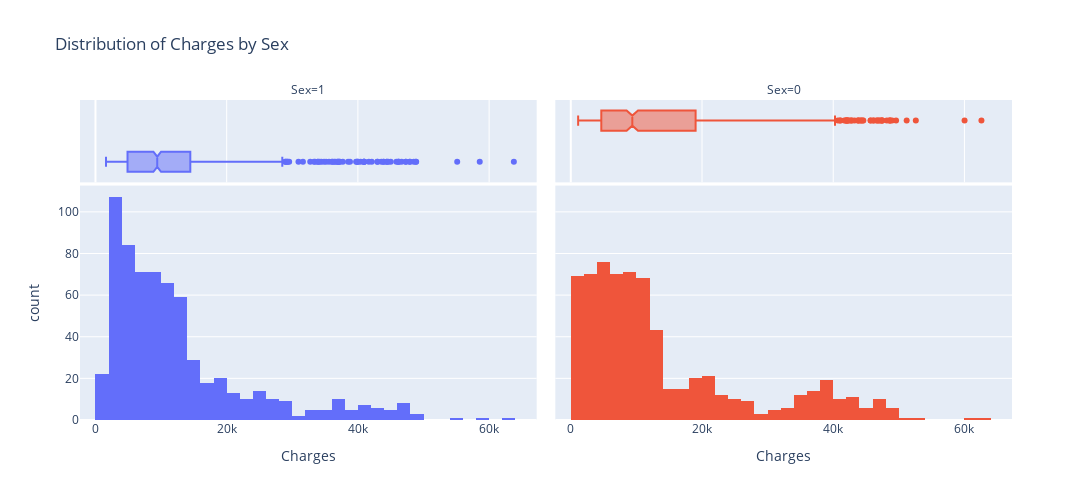

Notebook code for this chart:
### Markdown cell above
#### Sex x Charges

### Code cell
# Create a histogram with separate facets for each category
fig = px.histogram(df, x='charges', color='sex', marginal='box', facet_col='sex',
                   labels={'charges': 'Charges', 'sex': 'Sex'},
                   title='Distribution of Charges by Sex',
                   width=1200, height=500)

# Update the layout
fig.update_layout(showlegend=False)
fig.show()

### Figure 1 — Plotly figure (JSON) as saved in the notebook; plotly's stock layout.template omitted (floating-point values rounded to 4 significant figures; data arrays with more than 128 entries replaced by an {"elided": "..."} marker saying what was removed)
{"data": [{"alignmentgroup": "True", "bingroup": "x", "hovertemplate": "Sex=1<br>Charges=%{x}<br>count=%{y}<extra></extra>", "legendgroup": "1", "marker": {"color": "#636efa", "pattern": {"shape": ""}}, "name": "1", "offsetgroup": "1", "orientation": "v", "showlegend": true, "type": "histogram", "x": {"elided": "662 float values"}, "xaxis": "x", "yaxis": "y"}, {"alignmentgroup": "True", "hovertemplate": "Sex=1<br>Charges=%{x}<extra></extra>", "legendgroup": "1", "marker": {"color": "#636efa"}, "name": "1", "notched": true, "offsetgroup": "1", "showlegend": false, "type": "box", "x": {"elided": "662 float values"}, "xaxis": "x3", "yaxis": "y3"}, {"alignmentgroup": "True", "bingroup": "x", "hovertemplate": "Sex=0<br>Charges=%{x}<br>count=%{y}<extra></extra>", "legendgroup": "0", "marker": {"color": "#EF553B", "pattern": {"shape": ""}}, "name": "0", "offsetgroup": "0", "orientation": "v", "showlegend": true, "type": "histogram", "x": {"elided": "675 float values"}, "xaxis": "x2", "yaxis": "y2"}, {"alignmentgroup": "True", "hovertemplate": "Sex=0<br>Charges=%{x}<extra></extra>", "legendgroup": "0", "marker": {"color": "#EF553B"}, "name": "0", "notched": true, "offsetgroup": "0", "showlegend": false, "type": "box", "x": {"elided": "675 float values"}, "xaxis": "x4", "yaxis": "y4"}], "layout": {"annotations": [{"font": {}, "showarrow": false, "text": "Sex=1", "x": 0.245, "xanchor": "center", "xref": "paper", "y": 1, "yanchor": "bottom", "yref": "paper"}, {"font": {}, "showarrow": false, "text": "Sex=0", "x": 0.755, "xanchor": "center", "xref": "paper", "y": 1, "yanchor": "bottom", "yref": "paper"}], "barmode": "relative", "height": 500, "legend": {"title": {"text": "Sex"}, "tracegroupgap": 0}, "showlegend": false, "title": {"text": "Distribution of Charges by Sex"}, "width": 1200, "xaxis": {"anchor": "y", "domain": [0, 0.49], "title": {"text": "Charges"}}, "xaxis2": {"anchor": "y2", "domain": [0.51, 1], "matches": "x", "title": {"text": "Charges"}}, "xaxis3": {"anchor": "y3", "domain": [0, 0.49], "matches": "x", "showgrid": true, "showticklabels": false}, "xaxis4": {"anchor": "y4", "domain": [0.51, 1], "matches": "x", "showgrid": true, "showticklabels": false}, "yaxis": {"anchor": "x", "domain": [0, 0.7326], "title": {"text": "count"}}, "yaxis2": {"anchor": "x2", "domain": [0, 0.7326], "matches": "y", "showticklabels": false}, "yaxis3": {"anchor": "x3", "domain": [0.7426, 1], "matches": "y3", "showgrid": false, "showline": false, "showticklabels": false, "ticks": ""}, "yaxis4": {"anchor": "x4", "domain": [0.7426, 1], "matches": "y3", "showgrid": false, "showline": false, "showticklabels": false, "ticks": ""}}}
